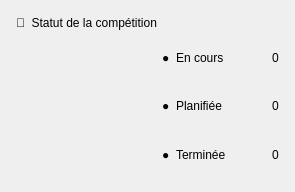
                        <widget class="QFrame" name="cardStatut">
                         <property name="card" stdset="0">
                          <bool>true</bool>
                         </property>
                         <layout class="QVBoxLayout" name="statutLayout">
                          <property name="leftMargin">
                           <number>16</number>
                          </property>
                          <property name="topMargin">
                           <number>16</number>
                          </property>
                          <property name="rightMargin">
                           <number>16</number>
                          </property>
                          <property name="bottomMargin">
                           <number>16</number>
                          </property>
                          <item>
                           <widget class="QLabel" name="lblStatut">
                            <property name="role" stdset="0">
                             <string notr="true">cardTitle</string>
                            </property>
                            <property name="text">
                             <string>👥  Statut de la compétition</string>
                            </property>
                           </widget>
                          </item>
                          <item>
                           <layout class="QHBoxLayout" name="statutRowLayout">
                            <item>
                             <widget class="Donut" name="donut">
                              <property name="minimumSize">
                               <size>
                                <width>140</width>
                                <height>140</height>
                               </size>
                              </property>
                              <property name="maximumSize">
                               <size>
                                <width>140</width>
                                <height>140</height>
                               </size>
                              </property>
                             </widget>
                            </item>
                            <item>
                             <layout class="QVBoxLayout" name="legendLayout">
                              <item>
                               <layout class="QHBoxLayout" name="legendCoursLayout">
                                <item>
                                 <widget class="QLabel" name="dotCours">
                                  <property name="text">
                                   <string>●</string>
                                  </property>
                                 </widget>
                                </item>
                                <item>
                                 <widget class="QLabel" name="legNameCours">
                                  <property name="text">
                                   <string>En cours</string>
                                  </property>
                                 </widget>
                                </item>
                                <item>
                                 <spacer name="legendCoursSpacer">
                                  <property name="orientation">
                                   <enum>Qt::Horizontal</enum>
                                  </property>
                                  <property name="sizeHint" stdset="0">
                                   <size>
                                    <width>40</width>
                                    <height>20</height>
                                   </size>
                                  </property>
                                 </spacer>
                                </item>
                                <item>
                                 <widget class="QLabel" name="legCours">
                                  <property name="text">
                                   <string>0</string>
                                  </property>
                                 </widget>
                                </item>
                               </layout>
                              </item>
                              <item>
                               <layout class="QHBoxLayout" name="legendPlanifieeLayout">
                                <item>
                                 <widget class="QLabel" name="dotPlanifiee">
                                  <property name="text">
                                   <string>●</string>
                                  </property>
                                 </widget>
                                </item>
                                <item>
                                 <widget class="QLabel" name="legNamePlanifiee">
                                  <property name="text">
                                   <string>Planifiée</string>
                                  </property>
                                 </widget>
                                </item>
                                <item>
                                 <spacer name="legendPlanifieeSpacer">
                                  <property name="orientation">
                                   <enum>Qt::Horizontal</enum>
                                  </property>
                                  <property name="sizeHint" stdset="0">
                                   <size>
                                    <width>40</width>
                                    <height>20</height>
                                   </size>
                                  </property>
                                 </spacer>
                                </item>
                                <item>
                                 <widget class="QLabel" name="legPlanifiee">
                                  <property name="text">
                                   <string>0</string>
                                  </property>
                                 </widget>
                                </item>
                               </layout>
                              </item>
                              <item>
                               <layout class="QHBoxLayout" name="legendTermineeLayout">
                                <item>
                                 <widget class="QLabel" name="dotTerminee">
                                  <property name="text">
                                   <string>●</string>
                                  </property>
                                 </widget>
                                </item>
                                <item>
                                 <widget class="QLabel" name="legNameTerminee">
                                  <property name="text">
                                   <string>Terminée</string>
                                  </property>
                                 </widget>
                                </item>
                                <item>
                                 <spacer name="legendTermineeSpacer">
                                  <property name="orientation">
                                   <enum>Qt::Horizontal</enum>
                                  </property>
                                  <property name="sizeHint" stdset="0">
                                   <size>
                                    <width>40</width>
                                    <height>20</height>
                                   </size>
                                  </property>
                                 </spacer>
                                </item>
                                <item>
                                 <widget class="QLabel" name="legTerminee">
                                  <property name="text">
                                   <string>0</string>
                                  </property>
                                 </widget>
                                </item>
                               </layout>
                              </item>
                             </layout>
                            </item>
                           </layout>
                          </item>
                         </layout>
                        </widget>
